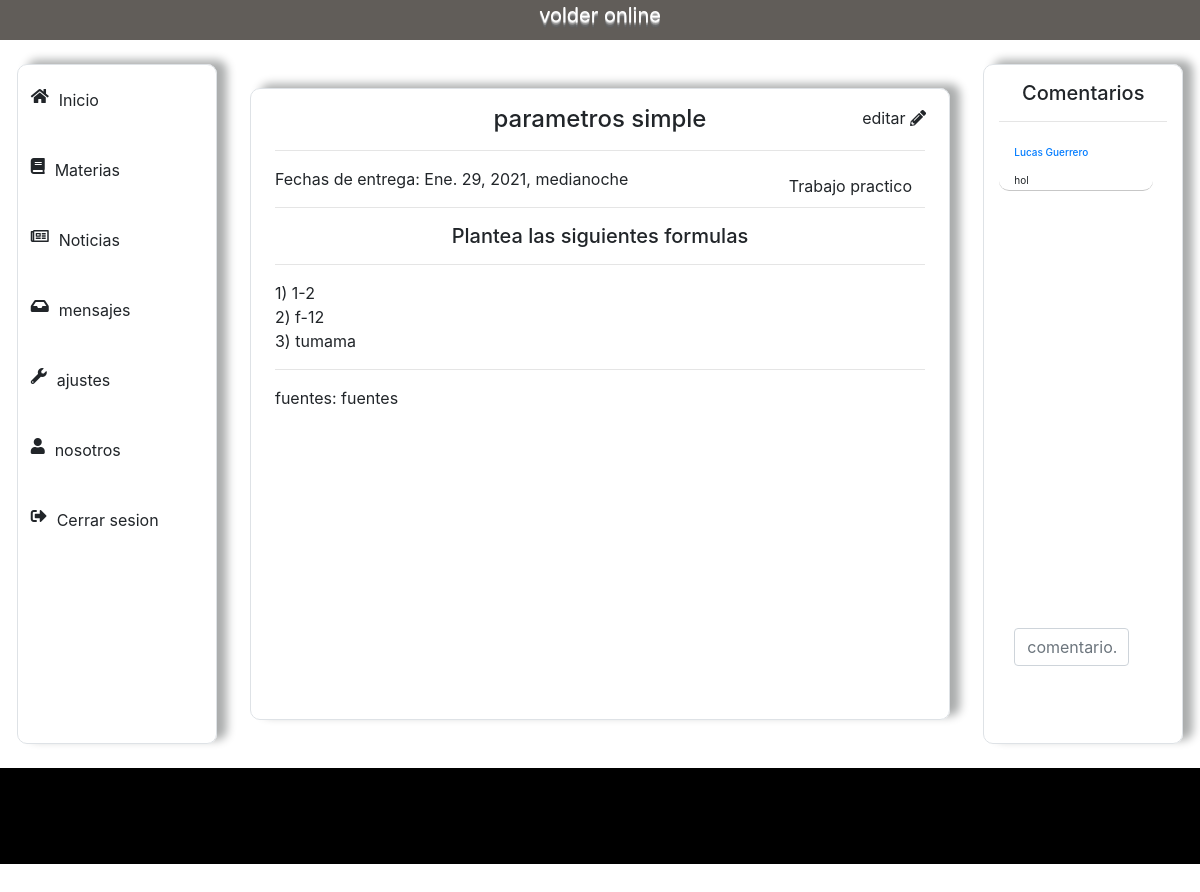
/profesor/ver_trabajo/6 (signed in), run on the app's committed database.
### usuarios/models.py (models this page shows, shortened)
class Trabajo(models.Model):
    titulo = models.CharField(max_length=50)
    materia = models.ForeignKey(Materia, on_delete = models.CASCADE, null=True, blank=True)
    fecha_de_subida = models.DateTimeField(auto_now_add=True)
    fecha_de_entrega = models.DateTimeField(auto_now_add=False)
    tipo_de_trabajo = models.ForeignKey(TipoDeTarea, on_delete = models.CASCADE, null=True, blank=True)
    consigna = models.CharField(max_length=50)
    contenido = models.TextField()
    fuentes = models.CharField(max_length=50)
    class Meta():
        ordering = ['-fecha_de_subida']

class TipoDeTarea(models.Model):
    tipo = models.CharField(max_length=50)
    def __str__(self):
        return self.tipo

class Comentario(models.Model):
    autor = models.ForeignKey(User, on_delete = models.CASCADE)
    comentario = models.CharField(max_length=150)
    trabajo = models.ForeignKey(Trabajo, on_delete = models.CASCADE, null=True, blank=True)
    create = models.DateTimeField(auto_now_add=True, null=True, blank=True)
    def __str__(self):
        return self.comentario

class Estudiante(models.Model):
    user = models.OneToOneField(User, on_delete = models.CASCADE)
    nombre = models.CharField(max_length=50)
    apellido = models.CharField(max_length=50)
    dni = models.IntegerField(unique=True)
    curso = models.ForeignKey(Cursoos, on_delete = models.CASCADE, null=True, blank=True)
    foto =  models.ImageField(upload_to="fotos_de_perfil/estudiante", null=True, blank=True)
    class Meta():
        ordering = ['apellido']
    def __str__(self):
        nombre_y_apellido = self.nombre + " " + self.apellido
        return nombre_y_apellido

### volder_app/decorators.py (the view)
        def wrapper(request, *args, **kwargs):
            if not hasattr(request.user, self.attribute):
                return redirect(self.redirect_to_url, **self.args_dict_to_redirect)
            return view(request, *args, **kwargs)

### profesor/views.py (called while the page is built, shortened)
@RequiredUserAttribute(attribute = 'profesor', redirect_to_url = '/preceptor/')
def ver_trabajo(request,id_trabajo):
    trabajo = Trabajo.objects.get(id=id_trabajo)
    if request.user.profesor != trabajo.materia.profesor:
        return redirect("/profesor/")
    comentarios = Comentario.objects.filter(trabajo=trabajo)
    tipo = TipoDeTarea.objects.all()
    cont = {
        "tipo":tipo,
        "trabajo":trabajo,
        "comentarios":comentarios,
    }
    return render(request, "profesor/ver_trabajo.html", cont)

### profesor/templates/profesor/ver_trabajo.html (shortened to what this page needs)
{% extends 'profesor/base.html' %}
{% load static %}
{% block content %}
<div id="vista" class="mid-tarea mid-contenido-animacion border col-10 col-md-7 mx-auto my-5 px-4 py-3">
    <h4 class="text-center">{{trabajo.titulo}}</h4>
    <a id="icon" onclick="editar()" class="btn float-right"> editar <i class="fas fa-pencil-alt"></i></a><hr>
    <span>Fechas de entrega: {{trabajo.fecha_de_entrega}}</span>
    <span class="btn float-right"> {{trabajo.tipo_de_trabajo}}</span><hr>
    <h5 class="text-center">{{trabajo.consigna}}<hr></h5>
    {{ trabajo.contenido|linebreaks }}
    <hr>
    <span> fuentes: {{trabajo.fuentes}} </span>
</div>
<div id="container-comentario" class="container-comentario container-animacion  col-10 col-md-2 mx-auto my-4 py-3 border ">
    <h5 class="text-center"> Comentarios</h5><hr>
    <div class="comentarios">
        {% for comentario in comentarios %}
            {% if comentario.autor.estudiante %}
                <div class="comentario mensaje-recibido col-10 col-md-11 my-2 ">
                    <h6 class="nombre"> <a href="{% url 'mensajes' comentario.autor.id %}"> {{comentario.autor.estudiante}} </a> </h6>
                    <span class="mensaje">
                        {{comentario}}
                    </span>
                </div>
            {% endif %}
        {% endfor %}
    </div>
    <div class="enviar-comentario float-top col-12 mb-3">
            <form id="enviar-datos" method="POST" class="row"> {% csrf_token %}
                <input type="text" name="comentario" class="form-control input-texto col-10" placeholder="comentario..." required>
                <i onclick="enviar()" class="fas fa-dove btn col-2"></i>
            </form>
    </div>
</div>
{% endblock %}

### volder_app/static/css/profesor/main.css (style rules this page uses)
html { font-size: 1rem; }
.row { padding: 0px !important; margin: 0px !important; }
* { padding: 0; margin: 0; outline: none; }
.border { border-radius: 10px; }
#nav, #container, #container-comentario { position: sticky; top: 20px; }
.mid-tarea { height: auto; box-shadow: 10px -4px 10px rgb(171, 173, 173); }
#container-comentario { height: 85vh !important; box-shadow: 10px -4px 10px rgb(171, 173, 173); }
.comentarios { height: 60vh; overflow-y: auto; }
.comentario { margin-top: 10px; }
.comentario .mensaje, .comentario .nombre, .input-texto { font-size: 10px; }
.mensaje { padding: 0px !important; }
.mensaje-recibido { border-radius:10px; border-bottom: 1px solid rgba(102, 102, 102, 0.363); }
.enviar-comentario { margin-top: 10px; position:absolute; bottom: 0px; }
#icon { position: absolute; top: 10px; right: 10px; }
.mensaje { border: 0px !important; padding: 3rem; }

### volder_app/templates/volder/carga.html (style rules this page uses)
*, *::after,*::before { margin: 0; padding: 0; -webkit-box-sezing: border-box; -moz-box-sezing: border-box; box-sezing: border-box; }

### data on the page
Trabajo: titulo "parametros simple", fecha_de_entrega "Ene. 29, 2021, medianoche", tipo_de_trabajo "Trabajo practico", consigna "Plantea las siguientes formulas", contenido "1) 1-2 2) f-12 3) tumama", fuentes "fuentes"
Comentario: autor.estudiante "Lucas Guerrero", comentario "hol"
